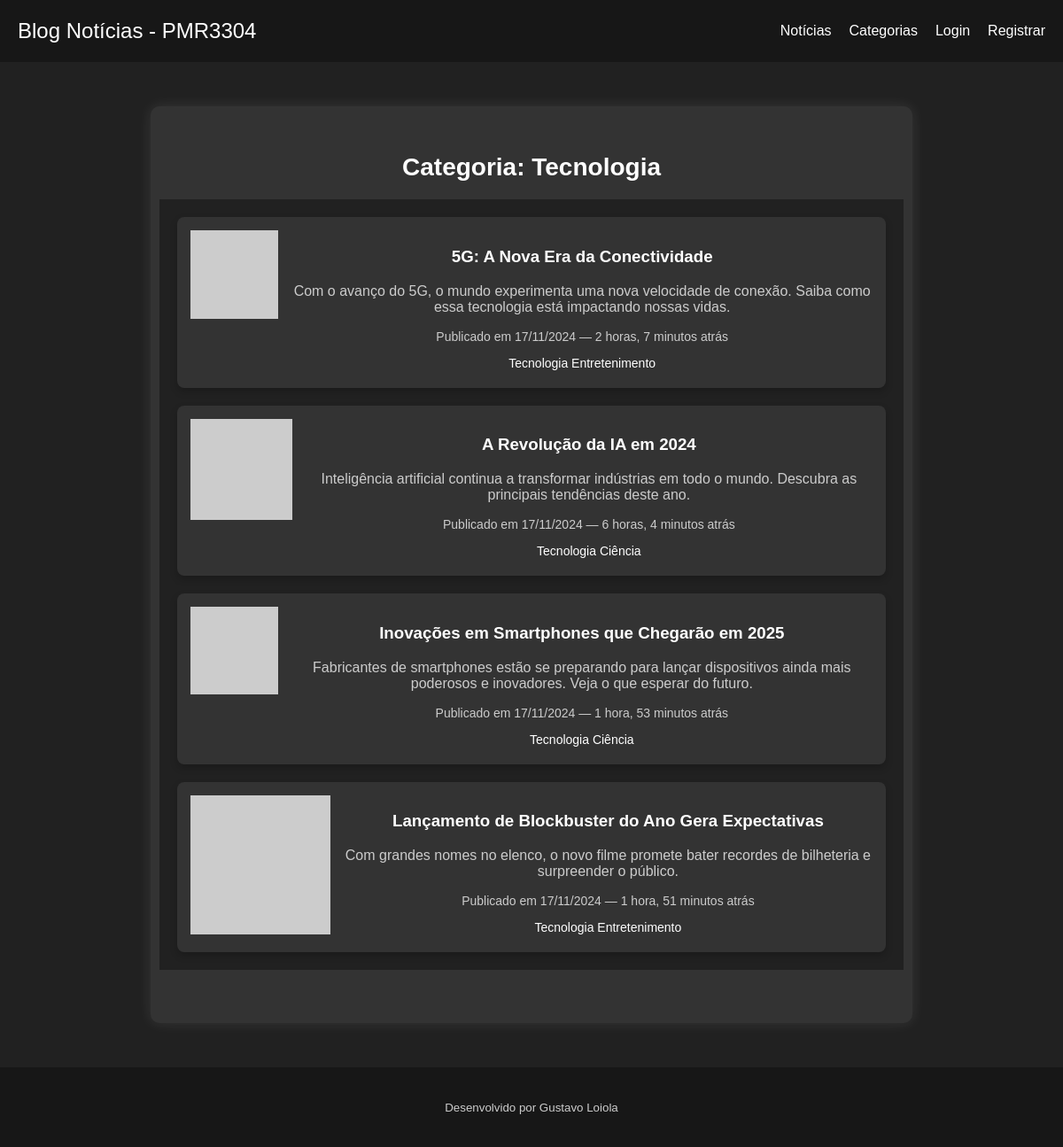
Page /categorias/1/ on the committed database.
### noticias/models.py (models this page shows, shortened)
class Categoria(models.Model):
    nome = models.CharField(max_length=50, unique=True)
    descricao = models.TextField(blank=True, null=True)

class Noticia(models.Model):
    titulo = models.CharField(max_length=200)
    resumo = models.TextField(max_length=300)
    conteudo = models.TextField()
    data_postagem = models.DateTimeField(auto_now_add=True)
    noticia_url = models.URLField(max_length=200)
    categorias = models.ManyToManyField(Categoria, related_name='noticias')

### noticias/views.py (the view)
# urls.py: path('categorias/<int:pk>/', views.CategoriaDetailView.as_view(), name='detalhe_categoria'),
class CategoriaDetailView(DetailView):
    model = Categoria
    template_name = 'noticias/categoria_detail.html'
    context_object_name = 'categoria'
    def get_context_data(self, **kwargs):
        context = super().get_context_data(**kwargs)
        context['posts'] = Noticia.objects.filter(categorias=self.object)
        return context

### noticias/templates/noticias/categoria_detail.html
{% extends 'base.html' %}
{% block content %}
<div class="container-center">
    <h2>Categoria: {{ categoria.nome }}</h2>
    <div class="container-noticias">
        <section class="lista-de-cards">
            {% for post in posts %}
                <article class="card">
                    <a href="{% url 'noticias:detalhe' post.pk %}">
                        <img src="{{ post.noticia_url|default:'https://via.placeholder.com/150' }}" alt="Imagem da Notícia: {{ post.titulo }}">
                    </a>
                    <div class="conteudo-card">
                        <a href="{% url 'noticias:detalhe' post.pk %}">
                            <h3>{{ post.titulo }}</h3>
                        </a>
                        <p class="resumo">{{ post.resumo }}</p>
                        <p class="data-publicacao">Publicado em {{ post.data_postagem|date:"d/m/Y" }} — {{ post.data_postagem|timesince }} atrás</p>
                        <div class="categorias">
                            {% for categoria in post.categorias.all %}
                                <a href="{% url 'noticias:detalhe_categoria' categoria.pk %}" class="categoria">{{ categoria.nome }}</a>
                            {% endfor %}
                        </div>
                    </div>
                </article>
            {% endfor %}
        </section>
    </div>
</div>
{% endblock content %}

### static/style.css (style rules this page uses)
body { background-color: #212121; color: #FFFFFF; font-family: 'Arial', sans-serif; margin: 0; padding: 0; }
h1, h2, h3, h4 { font-family: 'Helvetica', sans-serif; color: #FFFFFF; }
a { color: #FFFFFF; text-decoration: none; }
p, ul { color: #CCCCCC; }
img { max-width: 100%; height: auto; }
section { padding: 20px; margin-bottom: 30px; background-color: #212121; }
.container-center, .auth-container, .form-container { max-width: 800px; margin: 50px auto; padding: 30px; background-color: #333333; border-radius: 10px; box-shadow: 0 0 15px rgba(255, 255, 255, 0.1); color: #FFFFFF; text-align: center; }
.container-center h2, .auth-container h2, .form-container h2 { font-size: 28px; margin-bottom: 20px; color: #FFFFFF; }
.container-noticias { display: flex; flex-direction: column; align-items: center; }
.lista-de-cards { display: flex; flex-direction: column; gap: 20px; width: 100%; max-width: 800px; }
.card { background-color: #333333; padding: 15px; border-radius: 8px; display: flex; align-items: flex-start; box-shadow: 0 4px 8px rgba(0, 0, 0, 0.2); gap: 15px; }
.resumo { font-size: 16px; color: #CCCCCC; margin-top: 5px; }
.categorias { font-size: 14px; color: #AAAAAA; margin: 5px 0; }
.data-publicacao { font-size: 14px; color: #CCCCCC; margin-top: 5px; }

### rows in the picture
Categoria: nome "Tecnologia"
Noticia: titulo "5G: A Nova Era da Conectividade", resumo "Com o avanço do 5G, o mundo experimenta uma nova velocidade de conexão. Saiba como essa tecnologia está impactando nossas vidas.", data_postagem "17/11/2024", data_postagem "2 horas, 7 minutos"
Categoria: nome "Entretenimento"
Noticia: titulo "A Revolução da IA em 2024", resumo "Inteligência artificial continua a transformar indústrias em todo o mundo. Descubra as principais tendências deste ano.", data_postagem "17/11/2024", data_postagem "6 horas, 4 minutos"
Categoria: nome "Ciência"
Noticia: titulo "Inovações em Smartphones que Chegarão em 2025", resumo "Fabricantes de smartphones estão se preparando para lançar dispositivos ainda mais poderosos e inovadores. Veja o que esperar do futuro.", data_postagem "17/11/2024", data_postagem "1 hora, 53 minutos"
Noticia: titulo "Lançamento de Blockbuster do Ano Gera Expectativas", resumo "Com grandes nomes no elenco, o novo filme promete bater recordes de bilheteria e surpreender o público.", data_postagem "17/11/2024", data_postagem "1 hora, 51 minutos"
